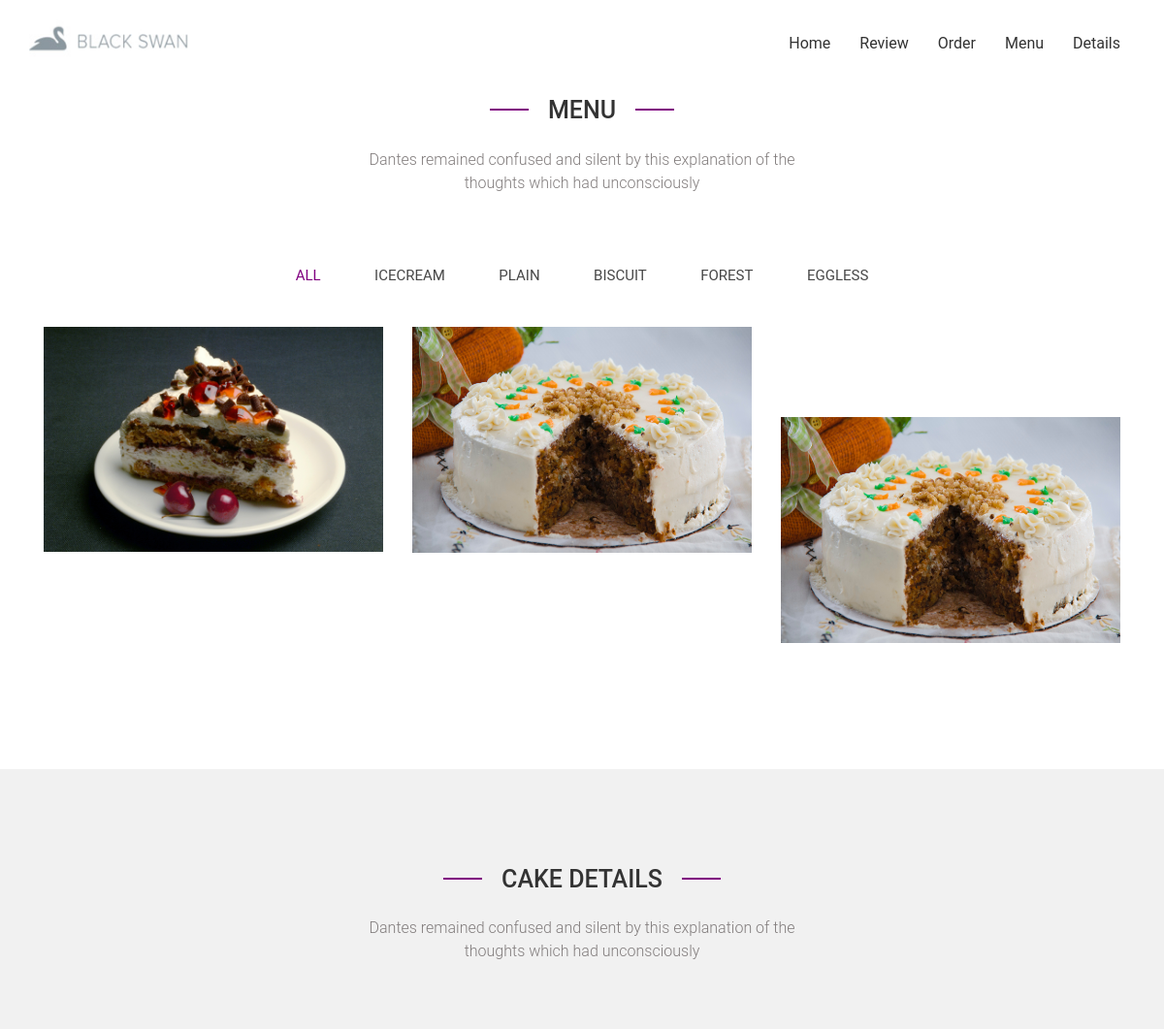
Before: /menu (upper part) with the older database file.
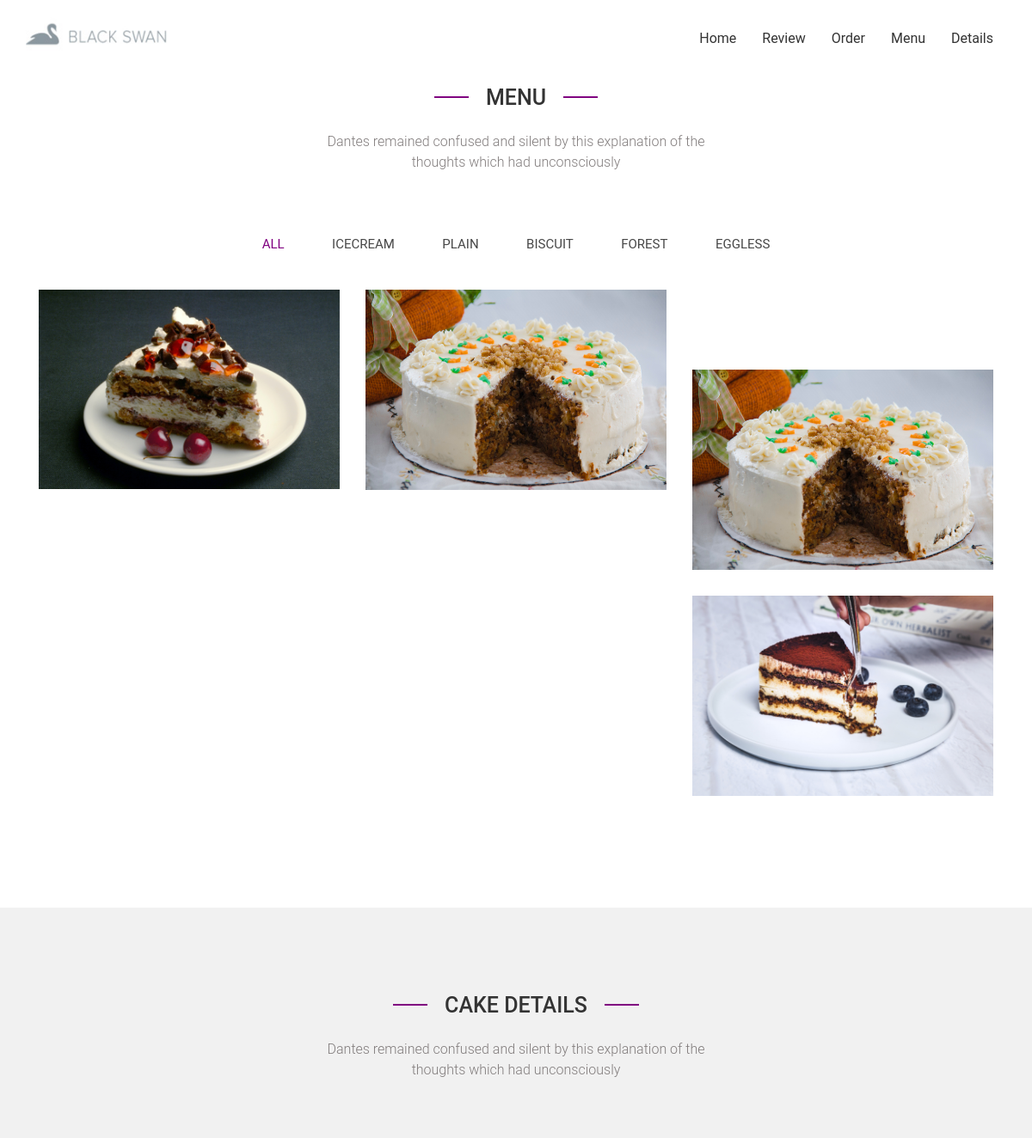
After: the same page with the newer database file.
### category/models.py (models this page shows)
class category(models.Model):
    category=models.CharField(max_length=100)
    premium=models.BooleanField(default=False)
    def __str__(self):
        return str(self.category)

### cake/models.py (models this page shows, shortened)
class Cake(models.Model):
    category=models.ForeignKey(category,default=1,on_delete=models.CASCADE)
    name=models.CharField(default='none',max_length=100)
    ingredients=models.TextField(default='none',max_length=550)
    toppings=models.CharField(default='none',max_length=255)
    making=models.TextField(default='none')
    cost=models.CharField(default='none',max_length=255)
    cake_pic=models.ImageField(upload_to='cake',blank=True,null=True)

### account/views.py (the view)
# urls.py: path('menu',views.menu,name='menu'),
def menu(request):
    cake=Cake.objects.all()
    Categories=category.objects.all().order_by('-id')
    return render(request,'menu.html',{'cakes':cake,'Categories':Categories})

### templates/menu.html (shortened to what this page needs)
{% extends 'base.html' %}
{% block content %}
{%  load static %}
<header id="navigation" class="navbar-fixed-top animated-header">
	<div class="container">
		<div class="navbar-header">
			<h1 class="navbar-brand">
				<a href="#body"><img src="{% static 'img\clientLogo\client-logo1.jpg'%}" height="40" width="164" alt=""></a>
			</h1>
		</div>
		<nav class="collapse navbar-collapse navbar-right" role="navigation">
			<ul id="nav" class="nav navbar-nav menu">
				<li><a href="{% url 'home' %}">Home</a></li>
				<li><a href="{% url 'review' %}">Review</a></li>
				<li><a href="{% url 'placeorder' %}">Order</a></li>
				<li><a href="#portfolio">Menu</a></li>
				<li><a href="#blog">Details</a></li>
			</ul>
		</nav>
	</div>
</header>
<section id="portfolio">
	<div class="container">
		<div class="row">
			<div class="col-md-12">
				<div class="title">
					<h2>MENU</h2>
					<p>Dantes remained confused and silent by this explanation of the <br> thoughts which had unconsciously</p>
				</div>
				<div class="block">
					<div class="recent-work-mixMenu">
						<ul>
							<li><button class="filter" data-filter="all">All</button></li>
							{%for category in Categories%}
								<li><button class="filter" data-filter=".category-{{category.category}}">{{category.category|title}}</button></li>
							{% endfor %}
						</ul>
					</div>
					<div class="recent-work-pic">
						<ul id="mixed-items">
						{% for cake in cakes %}
							<li class="mix category-{{cake.category}} col-md-4 col-xs-6" data-my-order="1">
								<a class="example-image-link" href="{{cake.cake_pic.url}}" data-lightbox="example-set">
									<img class="img-responsive" src="{{cake.cake_pic.url}}" alt="">
								</a>
							</li>
						{% endfor %}
						</ul>
					</div>
				</div>
			</div>
		</div>
	</div>
</section>
        <section id="blog">
			<div class="container">
				<div class="row">
					<div class="col-md-12">
						<div class="title">
							<h2>Cake Details</h2>
							<p>Dantes remained confused and silent by this explanation of the <br> thoughts which had unconsciously</p>
						</div>
					</div>
				</div>
			</div>
		</section>
{% endblock %}

Changed rows visible on the page:
added Cake: cake_pic (picture)
